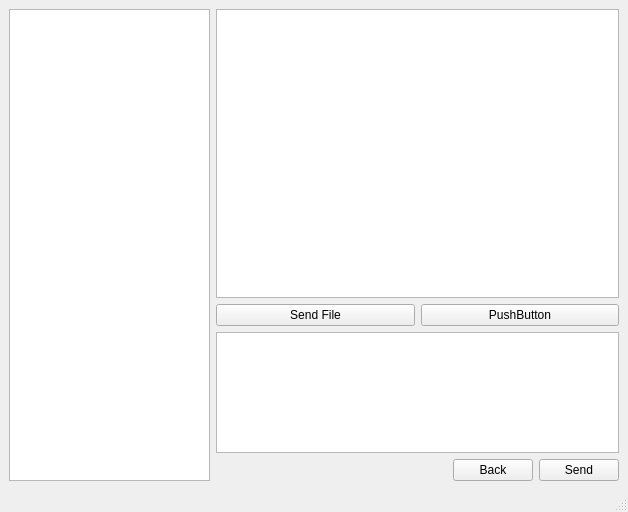
<?xml version="1.0" encoding="UTF-8"?>
<ui version="4.0">
 <class>chat</class>
 <widget class="QMainWindow" name="chat">
  <property name="geometry">
   <rect>
    <x>0</x>
    <y>0</y>
    <width>628</width>
    <height>512</height>
   </rect>
  </property>
  <property name="windowTitle">
   <string>MainWindow</string>
  </property>
  <widget class="QWidget" name="centralwidget">
   <layout class="QGridLayout" name="gridLayout">
    <item row="0" column="0">
     <widget class="QListWidget" name="user_lw">
      <property name="minimumSize">
       <size>
        <width>201</width>
        <height>0</height>
       </size>
      </property>
      <property name="maximumSize">
       <size>
        <width>201</width>
        <height>16777215</height>
       </size>
      </property>
     </widget>
    </item>
    <item row="0" column="1">
     <layout class="QVBoxLayout" name="verticalLayout">
      <item>
       <widget class="QListWidget" name="chat_lw"/>
      </item>
      <item>
       <layout class="QHBoxLayout" name="horizontalLayout_2">
        <item>
         <widget class="QPushButton" name="sendToolBtn">
          <property name="text">
           <string>Send File</string>
          </property>
         </widget>
        </item>
        <item>
         <widget class="QPushButton" name="pushButton_3">
          <property name="text">
           <string>PushButton</string>
          </property>
         </widget>
        </item>
       </layout>
      </item>
      <item>
       <widget class="QTextEdit" name="chat_te">
        <property name="minimumSize">
         <size>
          <width>0</width>
          <height>0</height>
         </size>
        </property>
        <property name="maximumSize">
         <size>
          <width>16777215</width>
          <height>121</height>
         </size>
        </property>
       </widget>
      </item>
      <item>
       <layout class="QHBoxLayout" name="horizontalLayout">
        <item>
         <spacer name="horizontalSpacer">
          <property name="orientation">
           <enum>Qt::Horizontal</enum>
          </property>
          <property name="sizeHint" stdset="0">
           <size>
            <width>40</width>
            <height>20</height>
           </size>
          </property>
         </spacer>
        </item>
        <item>
         <widget class="QPushButton" name="back_bt">
          <property name="text">
           <string>Back</string>
          </property>
         </widget>
        </item>
        <item>
         <widget class="QPushButton" name="send_bt">
          <property name="text">
           <string>Send</string>
          </property>
         </widget>
        </item>
       </layout>
      </item>
     </layout>
    </item>
   </layout>
  </widget>
  <widget class="QMenuBar" name="menubar">
   <property name="geometry">
    <rect>
     <x>0</x>
     <y>0</y>
     <width>628</width>
     <height>25</height>
    </rect>
   </property>
  </widget>
  <widget class="QStatusBar" name="statusbar"/>
 </widget>
 <resources/>
 <connections/>
</ui>
